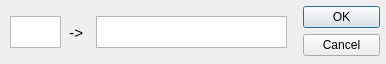
<?xml version="1.0" encoding="UTF-8"?>
<ui version="4.0">
 <class>AddRule</class>
 <widget class="QDialog" name="AddRule">
  <property name="windowModality">
   <enum>Qt::ApplicationModal</enum>
  </property>
  <property name="geometry">
   <rect>
    <x>0</x>
    <y>0</y>
    <width>386</width>
    <height>64</height>
   </rect>
  </property>
  <property name="sizePolicy">
   <sizepolicy hsizetype="Fixed" vsizetype="Fixed">
    <horstretch>0</horstretch>
    <verstretch>0</verstretch>
   </sizepolicy>
  </property>
  <property name="minimumSize">
   <size>
    <width>0</width>
    <height>0</height>
   </size>
  </property>
  <property name="maximumSize">
   <size>
    <width>400</width>
    <height>101</height>
   </size>
  </property>
  <property name="windowTitle">
   <string>Add Rule...</string>
  </property>
  <property name="modal">
   <bool>true</bool>
  </property>
  <widget class="QDialogButtonBox" name="buttonBox">
   <property name="geometry">
    <rect>
     <x>303</x>
     <y>6</y>
     <width>77</width>
     <height>51</height>
    </rect>
   </property>
   <property name="orientation">
    <enum>Qt::Vertical</enum>
   </property>
   <property name="standardButtons">
    <set>QDialogButtonBox::Cancel|QDialogButtonBox::Ok</set>
   </property>
  </widget>
  <widget class="QTextEdit" name="textEdit">
   <property name="geometry">
    <rect>
     <x>10</x>
     <y>16</y>
     <width>51</width>
     <height>32</height>
    </rect>
   </property>
   <property name="font">
    <font>
     <pointsize>11</pointsize>
    </font>
   </property>
  </widget>
  <widget class="QLabel" name="label">
   <property name="geometry">
    <rect>
     <x>61</x>
     <y>26</y>
     <width>46</width>
     <height>13</height>
    </rect>
   </property>
   <property name="font">
    <font>
     <pointsize>11</pointsize>
    </font>
   </property>
   <property name="text">
    <string>  -&gt;  </string>
   </property>
  </widget>
  <widget class="QTextEdit" name="textEdit_2">
   <property name="geometry">
    <rect>
     <x>96</x>
     <y>16</y>
     <width>191</width>
     <height>32</height>
    </rect>
   </property>
   <property name="font">
    <font>
     <pointsize>11</pointsize>
    </font>
   </property>
  </widget>
 </widget>
 <resources/>
 <connections>
  <connection>
   <sender>buttonBox</sender>
   <signal>accepted()</signal>
   <receiver>AddRule</receiver>
   <slot>accept()</slot>
   <hints>
    <hint type="sourcelabel">
     <x>248</x>
     <y>254</y>
    </hint>
    <hint type="destinationlabel">
     <x>157</x>
     <y>274</y>
    </hint>
   </hints>
  </connection>
  <connection>
   <sender>buttonBox</sender>
   <signal>rejected()</signal>
   <receiver>AddRule</receiver>
   <slot>reject()</slot>
   <hints>
    <hint type="sourcelabel">
     <x>316</x>
     <y>260</y>
    </hint>
    <hint type="destinationlabel">
     <x>286</x>
     <y>274</y>
    </hint>
   </hints>
  </connection>
 </connections>
</ui>
